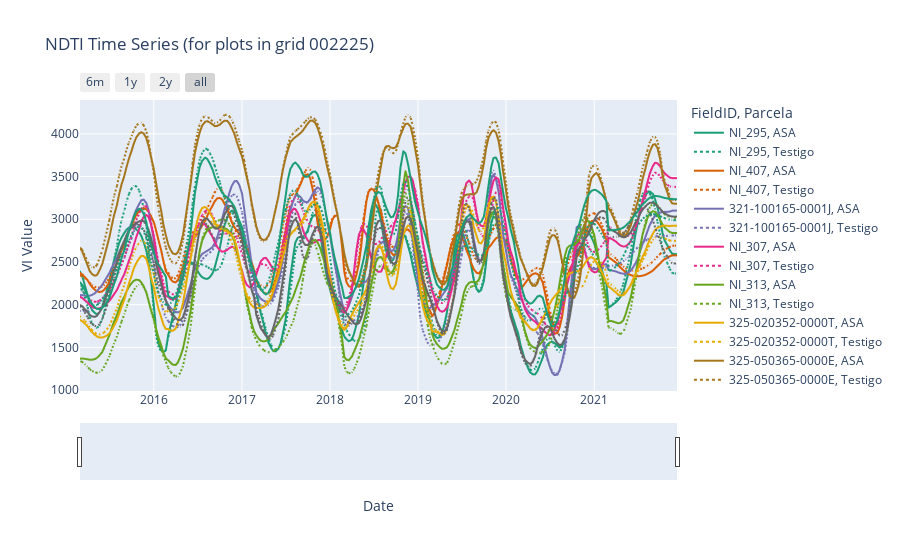
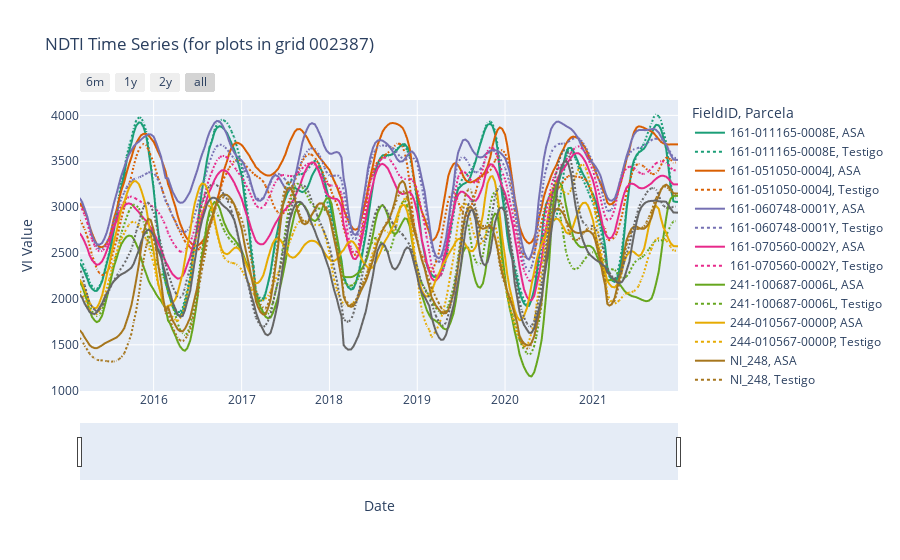
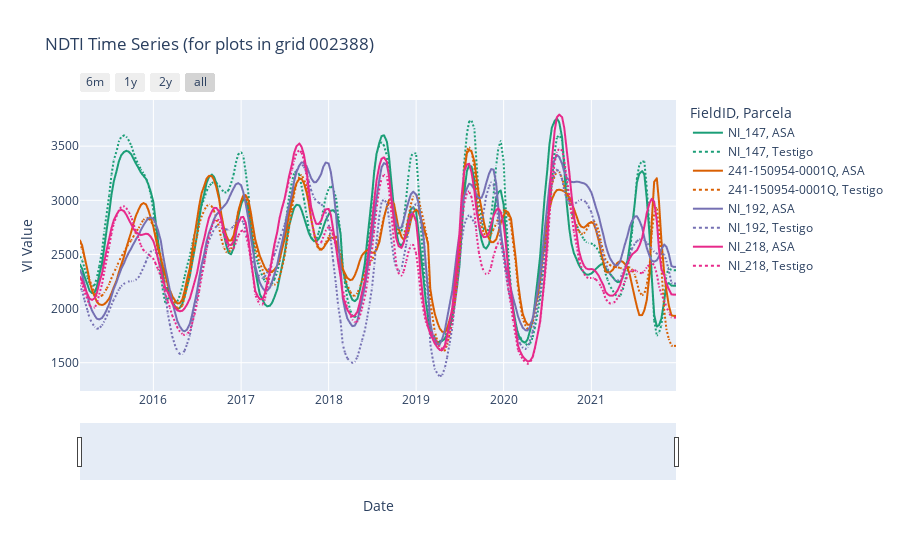
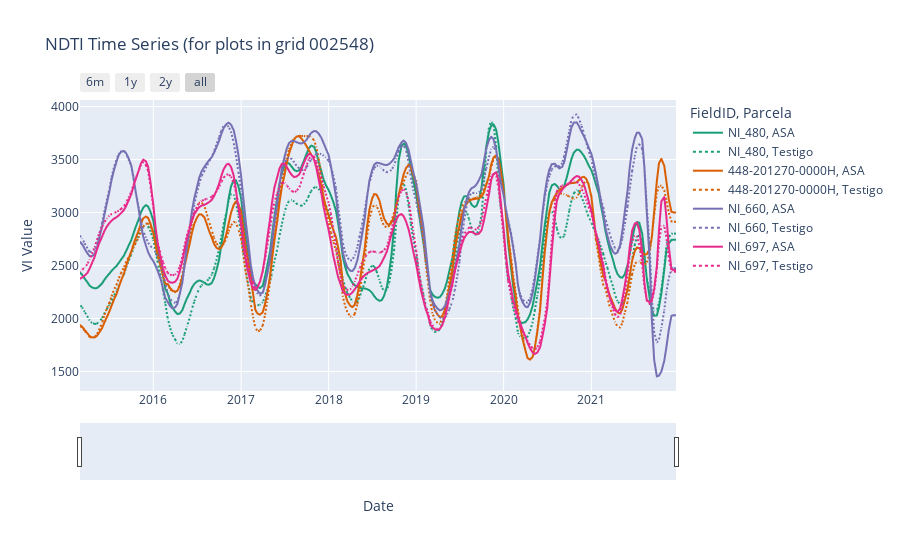

These figures' notebook cell, in order:
### Code cell
NI_grids = ['002225','002387','002388','002548','002549','002550']
ES_grids = ['001892','001972','002047','002056','002127']
indices = ['evi2', 'kndvi', 'gcvi'] #['evi2', 'kndvi', 'gcvi', 'nbr']
input_dir="/home/downspout-cel/wsa_lc/TS/"
#####################################

for i in NI_grids:
    temporal_profile(input_dir="/home/downspout-cel/wsa_lc/TS/final/", grid=i, index_list=['ndti'])
    practices_csv =  input_dir + "practices_NI_ES.csv"
    practices_df = pd.read_csv(practices_csv, dtype=str) 
    grid_practice_df = practices_df[practices_df['Grid'] == str(i)]
    practices = pd.pivot(grid_practice_df, index=['ID_Prod','Parcela', 'Nom.Cob'], columns=['Temporada','Ano'], values=['Cultivo'])
    display(practices)
    
image = mpimg.imread("images/NI147_arc.png")
image2 = mpimg.imread("images/NI192_arc.png")
image3 = mpimg.imread("images/NI218_arc.png")

plt.imshow(image)
plt.imshow(image2)
plt.imshow(image3)


f, axarr = plt.subplots(2,2)
axarr[1,0].imshow(image)
axarr[0,1].imshow(image2)
axarr[1,1].imshow(image3)

plt.axis('off')
plt.show()

### Figure 1 — Plotly figure (JSON) as saved in the notebook; plotly's stock layout.template omitted (floating-point values rounded to 4 significant figures; data arrays with more than 128 entries replaced by an {"elided": "..."} marker saying what was removed)
{"data": [{"hovertemplate": "FieldID=NI_295<br>Parcela=ASA<br>Date=%{x}<br>Value=%{y}<extra></extra>", "legendgroup": "NI_295, ASA", "line": {"color": "rgb(27,158,119)", "dash": "solid"}, "marker": {"symbol": "circle"}, "mode": "lines", "name": "NI_295, ASA", "showlegend": true, "type": "scattergl", "x": {"elided": "245 str values"}, "xaxis": "x", "y": {"elided": "245 int values"}, "yaxis": "y"}, {"hovertemplate": "FieldID=NI_295<br>Parcela=Testigo<br>Date=%{x}<br>Value=%{y}<extra></extra>", "legendgroup": "NI_295, Testigo", "line": {"color": "rgb(27,158,119)", "dash": "dot"}, "marker": {"symbol": "circle"}, "mode": "lines", "name": "NI_295, Testigo", "showlegend": true, "type": "scattergl", "x": {"elided": "245 str values"}, "xaxis": "x", "y": {"elided": "245 int values"}, "yaxis": "y"}, {"hovertemplate": "FieldID=NI_407<br>Parcela=ASA<br>Date=%{x}<br>Value=%{y}<extra></extra>", "legendgroup": "NI_407, ASA", "line": {"color": "rgb(217,95,2)", "dash": "solid"}, "marker": {"symbol": "circle"}, "mode": "lines", "name": "NI_407, ASA", "showlegend": true, "type": "scattergl", "x": {"elided": "245 str values"}, "xaxis": "x", "y": {"elided": "245 int values"}, "yaxis": "y"}, {"hovertemplate": "FieldID=NI_407<br>Parcela=Testigo<br>Date=%{x}<br>Value=%{y}<extra></extra>", "legendgroup": "NI_407, Testigo", "line": {"color": "rgb(217,95,2)", "dash": "dot"}, "marker": {"symbol": "circle"}, "mode": "lines", "name": "NI_407, Testigo", "showlegend": true, "type": "scattergl", "x": {"elided": "245 str values"}, "xaxis": "x", "y": {"elided": "245 int values"}, "yaxis": "y"}, {"hovertemplate": "FieldID=321-100165-0001J<br>Parcela=ASA<br>Date=%{x}<br>Value=%{y}<extra></extra>", "legendgroup": "321-100165-0001J, ASA", "line": {"color": "rgb(117,112,179)", "dash": "solid"}, "marker": {"symbol": "circle"}, "mode": "lines", "name": "321-100165-0001J, ASA", "showlegend": true, "type": "scattergl", "x": {"elided": "245 str values"}, "xaxis": "x", "y": {"elided": "245 int values"}, "yaxis": "y"}, {"hovertemplate": "FieldID=321-100165-0001J<br>Parcela=Testigo<br>Date=%{x}<br>Value=%{y}<extra></extra>", "legendgroup": "321-100165-0001J, Testigo", "line": {"color": "rgb(117,112,179)", "dash": "dot"}, "marker": {"symbol": "circle"}, "mode": "lines", "name": "321-100165-0001J, Testigo", "showlegend": true, "type": "scattergl", "x": {"elided": "245 str values"}, "xaxis": "x", "y": {"elided": "245 int values"}, "yaxis": "y"}, {"hovertemplate": "FieldID=NI_307<br>Parcela=ASA<br>Date=%{x}<br>Value=%{y}<extra></extra>", "legendgroup": "NI_307, ASA", "line": {"color": "rgb(231,41,138)", "dash": "solid"}, "marker": {"symbol": "circle"}, "mode": "lines", "name": "NI_307, ASA", "showlegend": true, "type": "scattergl", "x": {"elided": "245 str values"}, "xaxis": "x", "y": {"elided": "245 int values"}, "yaxis": "y"}, {"hovertemplate": "FieldID=NI_307<br>Parcela=Testigo<br>Date=%{x}<br>Value=%{y}<extra></extra>", "legendgroup": "NI_307, Testigo", "line": {"color": "rgb(231,41,138)", "dash": "dot"}, "marker": {"symbol": "circle"}, "mode": "lines", "name": "NI_307, Testigo", "showlegend": true, "type": "scattergl", "x": {"elided": "245 str values"}, "xaxis": "x", "y": {"elided": "245 int values"}, "yaxis": "y"}, {"hovertemplate": "FieldID=NI_313<br>Parcela=ASA<br>Date=%{x}<br>Value=%{y}<extra></extra>", "legendgroup": "NI_313, ASA", "line": {"color": "rgb(102,166,30)", "dash": "solid"}, "marker": {"symbol": "circle"}, "mode": "lines", "name": "NI_313, ASA", "showlegend": true, "type": "scattergl", "x": {"elided": "245 str values"}, "xaxis": "x", "y": {"elided": "245 int values"}, "yaxis": "y"}, {"hovertemplate": "FieldID=NI_313<br>Parcela=Testigo<br>Date=%{x}<br>Value=%{y}<extra></extra>", "legendgroup": "NI_313, Testigo", "line": {"color": "rgb(102,166,30)", "dash": "dot"}, "marker": {"symbol": "circle"}, "mode": "lines", "name": "NI_313, Testigo", "showlegend": true, "type": "scattergl", "x": {"elided": "245 str values"}, "xaxis": "x", "y": {"elided": "245 int values"}, "yaxis": "y"}, {"hovertemplate": "FieldID=325-020352-0000T<br>Parcela=ASA<br>Date=%{x}<br>Value=%{y}<extra></extra>", "legendgroup": "325-020352-0000T, ASA", "line": {"color": "rgb(230,171,2)", "dash": "solid"}, "marker": {"symbol": "circle"}, "mode": "lines", "name": "325-020352-0000T, ASA", "showlegend": true, "type": "scattergl", "x": {"elided": "245 str values"}, "xaxis": "x", "y": {"elided": "245 int values"}, "yaxis": "y"}, {"hovertemplate": "FieldID=325-020352-0000T<br>Parcela=Testigo<br>Date=%{x}<br>Value=%{y}<extra></extra>", "legendgroup": "325-020352-0000T, Testigo", "line": {"color": "rgb(230,171,2)", "dash": "dot"}, "marker": {"symbol": "circle"}, "mode": "lines", "name": "325-020352-0000T, Testigo", "showlegend": true, "type": "scattergl", "x": {"elided": "245 str values"}, "xaxis": "x", "y": {"elided": "245 int values"}, "yaxis": "y"}, {"hovertemplate": "FieldID=325-050365-0000E<br>Parcela=ASA<br>Date=%{x}<br>Value=%{y}<extra></extra>", "legendgroup": "325-050365-0000E, ASA", "line": {"color": "rgb(166,118,29)", "dash": "solid"}, "marker": {"symbol": "circle"}, "mode": "lines", "name": "325-050365-0000E, ASA", "showlegend": true, "type": "scattergl", "x": {"elided": "245 str values"}, "xaxis": "x", "y": {"elided": "245 int values"}, "yaxis": "y"}, {"hovertemplate": "FieldID=325-050365-0000E<br>Parcela=Testigo<br>Date=%{x}<br>Value=%{y}<extra></extra>", "legendgroup": "325-050365-0000E, Testigo", "line": {"color": "rgb(166,118,29)", "dash": "dot"}, "marker": {"symbol": "circle"}, "mode": "lines", "name": "325-050365-0000E, Testigo", "showlegend": true, "type": "scattergl", "x": {"elided": "245 str values"}, "xaxis": "x", "y": {"elided": "245 int values"}, "yaxis": "y"}, {"hovertemplate": "FieldID=NI_385<br>Parcela=ASA<br>Date=%{x}<br>Value=%{y}<extra></extra>", "legendgroup": "NI_385, ASA", "line": {"color": "rgb(102,102,102)", "dash": "solid"}, "marker": {"symbol": "circle"}, "mode": "lines", "name": "NI_385, ASA", "showlegend": true, "type": "scattergl", "x": {"elided": "245 str values"}, "xaxis": "x", "y": {"elided": "245 int values"}, "yaxis": "y"}, {"hovertemplate": "FieldID=NI_385<br>Parcela=Testigo<br>Date=%{x}<br>Value=%{y}<extra></extra>", "legendgroup": "NI_385, Testigo", "line": {"color": "rgb(102,102,102)", "dash": "dot"}, "marker": {"symbol": "circle"}, "mode": "lines", "name": "NI_385, Testigo", "showlegend": true, "type": "scattergl", "x": {"elided": "245 str values"}, "xaxis": "x", "y": {"elided": "245 int values"}, "yaxis": "y"}, {"hovertemplate": "FieldID=325-301176-0000B<br>Parcela=ASA<br>Date=%{x}<br>Value=%{y}<extra></extra>", "legendgroup": "325-301176-0000B, ASA", "line": {"color": "rgb(27,158,119)", "dash": "solid"}, "marker": {"symbol": "circle"}, "mode": "lines", "name": "325-301176-0000B, ASA", "showlegend": true, "type": "scattergl", "x": {"elided": "245 str values"}, "xaxis": "x", "y": {"elided": "245 int values"}, "yaxis": "y"}, {"hovertemplate": "FieldID=325-301176-0000B<br>Parcela=Testigo<br>Date=%{x}<br>Value=%{y}<extra></extra>", "legendgroup": "325-301176-0000B, Testigo", "line": {"color": "rgb(27,158,119)", "dash": "dot"}, "marker": {"symbol": "circle"}, "mode": "lines", "name": "325-301176-0000B, Testigo", "showlegend": true, "type": "scattergl", "x": {"elided": "245 str values"}, "xaxis": "x", "y": {"elided": "245 int values"}, "yaxis": "y"}], "layout": {"legend": {"title": {"text": "FieldID, Parcela"}, "tracegroupgap": 0}, "title": {"text": "NDTI Time Series (for plots in grid 002225)"}, "xaxis": {"anchor": "y", "domain": [0, 1], "rangeselector": {"buttons": [{"count": 6, "label": "6m", "step": "month", "stepmode": "backward"}, {"count": 1, "label": "1y", "step": "year", "stepmode": "backward"}, {"count": 2, "label": "2y", "step": "year", "stepmode": "backward"}, {"step": "all"}]}, "rangeslider": {"visible": true}, "title": {"text": "Date"}}, "yaxis": {"anchor": "x", "domain": [0, 1], "title": {"text": "VI Value"}}}}

### Figure 2 — Plotly figure (JSON) as saved in the notebook; plotly's stock layout.template omitted (floating-point values rounded to 4 significant figures; data arrays with more than 128 entries replaced by an {"elided": "..."} marker saying what was removed)
{"data": [{"hovertemplate": "FieldID=161-011165-0008E<br>Parcela=ASA<br>Date=%{x}<br>Value=%{y}<extra></extra>", "legendgroup": "161-011165-0008E, ASA", "line": {"color": "rgb(27,158,119)", "dash": "solid"}, "marker": {"symbol": "circle"}, "mode": "lines", "name": "161-011165-0008E, ASA", "showlegend": true, "type": "scattergl", "x": {"elided": "246 str values"}, "xaxis": "x", "y": {"elided": "246 int values"}, "yaxis": "y"}, {"hovertemplate": "FieldID=161-011165-0008E<br>Parcela=Testigo<br>Date=%{x}<br>Value=%{y}<extra></extra>", "legendgroup": "161-011165-0008E, Testigo", "line": {"color": "rgb(27,158,119)", "dash": "dot"}, "marker": {"symbol": "circle"}, "mode": "lines", "name": "161-011165-0008E, Testigo", "showlegend": true, "type": "scattergl", "x": {"elided": "246 str values"}, "xaxis": "x", "y": {"elided": "246 int values"}, "yaxis": "y"}, {"hovertemplate": "FieldID=161-051050-0004J<br>Parcela=ASA<br>Date=%{x}<br>Value=%{y}<extra></extra>", "legendgroup": "161-051050-0004J, ASA", "line": {"color": "rgb(217,95,2)", "dash": "solid"}, "marker": {"symbol": "circle"}, "mode": "lines", "name": "161-051050-0004J, ASA", "showlegend": true, "type": "scattergl", "x": {"elided": "246 str values"}, "xaxis": "x", "y": {"elided": "246 int values"}, "yaxis": "y"}, {"hovertemplate": "FieldID=161-051050-0004J<br>Parcela=Testigo<br>Date=%{x}<br>Value=%{y}<extra></extra>", "legendgroup": "161-051050-0004J, Testigo", "line": {"color": "rgb(217,95,2)", "dash": "dot"}, "marker": {"symbol": "circle"}, "mode": "lines", "name": "161-051050-0004J, Testigo", "showlegend": true, "type": "scattergl", "x": {"elided": "246 str values"}, "xaxis": "x", "y": {"elided": "246 int values"}, "yaxis": "y"}, {"hovertemplate": "FieldID=161-060748-0001Y<br>Parcela=ASA<br>Date=%{x}<br>Value=%{y}<extra></extra>", "legendgroup": "161-060748-0001Y, ASA", "line": {"color": "rgb(117,112,179)", "dash": "solid"}, "marker": {"symbol": "circle"}, "mode": "lines", "name": "161-060748-0001Y, ASA", "showlegend": true, "type": "scattergl", "x": {"elided": "246 str values"}, "xaxis": "x", "y": {"elided": "246 int values"}, "yaxis": "y"}, {"hovertemplate": "FieldID=161-060748-0001Y<br>Parcela=Testigo<br>Date=%{x}<br>Value=%{y}<extra></extra>", "legendgroup": "161-060748-0001Y, Testigo", "line": {"color": "rgb(117,112,179)", "dash": "dot"}, "marker": {"symbol": "circle"}, "mode": "lines", "name": "161-060748-0001Y, Testigo", "showlegend": true, "type": "scattergl", "x": {"elided": "246 str values"}, "xaxis": "x", "y": {"elided": "246 int values"}, "yaxis": "y"}, {"hovertemplate": "FieldID=161-070560-0002Y<br>Parcela=ASA<br>Date=%{x}<br>Value=%{y}<extra></extra>", "legendgroup": "161-070560-0002Y, ASA", "line": {"color": "rgb(231,41,138)", "dash": "solid"}, "marker": {"symbol": "circle"}, "mode": "lines", "name": "161-070560-0002Y, ASA", "showlegend": true, "type": "scattergl", "x": {"elided": "246 str values"}, "xaxis": "x", "y": {"elided": "246 int values"}, "yaxis": "y"}, {"hovertemplate": "FieldID=161-070560-0002Y<br>Parcela=Testigo<br>Date=%{x}<br>Value=%{y}<extra></extra>", "legendgroup": "161-070560-0002Y, Testigo", "line": {"color": "rgb(231,41,138)", "dash": "dot"}, "marker": {"symbol": "circle"}, "mode": "lines", "name": "161-070560-0002Y, Testigo", "showlegend": true, "type": "scattergl", "x": {"elided": "246 str values"}, "xaxis": "x", "y": {"elided": "246 int values"}, "yaxis": "y"}, {"hovertemplate": "FieldID=241-100687-0006L<br>Parcela=ASA<br>Date=%{x}<br>Value=%{y}<extra></extra>", "legendgroup": "241-100687-0006L, ASA", "line": {"color": "rgb(102,166,30)", "dash": "solid"}, "marker": {"symbol": "circle"}, "mode": "lines", "name": "241-100687-0006L, ASA", "showlegend": true, "type": "scattergl", "x": {"elided": "246 str values"}, "xaxis": "x", "y": {"elided": "246 int values"}, "yaxis": "y"}, {"hovertemplate": "FieldID=241-100687-0006L<br>Parcela=Testigo<br>Date=%{x}<br>Value=%{y}<extra></extra>", "legendgroup": "241-100687-0006L, Testigo", "line": {"color": "rgb(102,166,30)", "dash": "dot"}, "marker": {"symbol": "circle"}, "mode": "lines", "name": "241-100687-0006L, Testigo", "showlegend": true, "type": "scattergl", "x": {"elided": "246 str values"}, "xaxis": "x", "y": {"elided": "246 int values"}, "yaxis": "y"}, {"hovertemplate": "FieldID=244-010567-0000P<br>Parcela=ASA<br>Date=%{x}<br>Value=%{y}<extra></extra>", "legendgroup": "244-010567-0000P, ASA", "line": {"color": "rgb(230,171,2)", "dash": "solid"}, "marker": {"symbol": "circle"}, "mode": "lines", "name": "244-010567-0000P, ASA", "showlegend": true, "type": "scattergl", "x": {"elided": "246 str values"}, "xaxis": "x", "y": {"elided": "246 int values"}, "yaxis": "y"}, {"hovertemplate": "FieldID=244-010567-0000P<br>Parcela=Testigo<br>Date=%{x}<br>Value=%{y}<extra></extra>", "legendgroup": "244-010567-0000P, Testigo", "line": {"color": "rgb(230,171,2)", "dash": "dot"}, "marker": {"symbol": "circle"}, "mode": "lines", "name": "244-010567-0000P, Testigo", "showlegend": true, "type": "scattergl", "x": {"elided": "246 str values"}, "xaxis": "x", "y": {"elided": "246 int values"}, "yaxis": "y"}, {"hovertemplate": "FieldID=NI_248<br>Parcela=ASA<br>Date=%{x}<br>Value=%{y}<extra></extra>", "legendgroup": "NI_248, ASA", "line": {"color": "rgb(166,118,29)", "dash": "solid"}, "marker": {"symbol": "circle"}, "mode": "lines", "name": "NI_248, ASA", "showlegend": true, "type": "scattergl", "x": {"elided": "246 str values"}, "xaxis": "x", "y": {"elided": "246 int values"}, "yaxis": "y"}, {"hovertemplate": "FieldID=NI_248<br>Parcela=Testigo<br>Date=%{x}<br>Value=%{y}<extra></extra>", "legendgroup": "NI_248, Testigo", "line": {"color": "rgb(166,118,29)", "dash": "dot"}, "marker": {"symbol": "circle"}, "mode": "lines", "name": "NI_248, Testigo", "showlegend": true, "type": "scattergl", "x": {"elided": "246 str values"}, "xaxis": "x", "y": {"elided": "246 int values"}, "yaxis": "y"}, {"hovertemplate": "FieldID=NI_258<br>Parcela=ASA<br>Date=%{x}<br>Value=%{y}<extra></extra>", "legendgroup": "NI_258, ASA", "line": {"color": "rgb(102,102,102)", "dash": "solid"}, "marker": {"symbol": "circle"}, "mode": "lines", "name": "NI_258, ASA", "showlegend": true, "type": "scattergl", "x": {"elided": "246 str values"}, "xaxis": "x", "y": {"elided": "246 int values"}, "yaxis": "y"}, {"hovertemplate": "FieldID=NI_258<br>Parcela=Testigo<br>Date=%{x}<br>Value=%{y}<extra></extra>", "legendgroup": "NI_258, Testigo", "line": {"color": "rgb(102,102,102)", "dash": "dot"}, "marker": {"symbol": "circle"}, "mode": "lines", "name": "NI_258, Testigo", "showlegend": true, "type": "scattergl", "x": {"elided": "246 str values"}, "xaxis": "x", "y": {"elided": "246 int values"}, "yaxis": "y"}], "layout": {"legend": {"title": {"text": "FieldID, Parcela"}, "tracegroupgap": 0}, "title": {"text": "NDTI Time Series (for plots in grid 002387)"}, "xaxis": {"anchor": "y", "domain": [0, 1], "rangeselector": {"buttons": [{"count": 6, "label": "6m", "step": "month", "stepmode": "backward"}, {"count": 1, "label": "1y", "step": "year", "stepmode": "backward"}, {"count": 2, "label": "2y", "step": "year", "stepmode": "backward"}, {"step": "all"}]}, "rangeslider": {"visible": true}, "title": {"text": "Date"}}, "yaxis": {"anchor": "x", "domain": [0, 1], "title": {"text": "VI Value"}}}}

### Figure 3 — Plotly figure (JSON) as saved in the notebook; plotly's stock layout.template omitted (floating-point values rounded to 4 significant figures; data arrays with more than 128 entries replaced by an {"elided": "..."} marker saying what was removed)
{"data": [{"hovertemplate": "FieldID=NI_147<br>Parcela=ASA<br>Date=%{x}<br>Value=%{y}<extra></extra>", "legendgroup": "NI_147, ASA", "line": {"color": "rgb(27,158,119)", "dash": "solid"}, "marker": {"symbol": "circle"}, "mode": "lines", "name": "NI_147, ASA", "showlegend": true, "type": "scattergl", "x": {"elided": "246 str values"}, "xaxis": "x", "y": {"elided": "246 int values"}, "yaxis": "y"}, {"hovertemplate": "FieldID=NI_147<br>Parcela=Testigo<br>Date=%{x}<br>Value=%{y}<extra></extra>", "legendgroup": "NI_147, Testigo", "line": {"color": "rgb(27,158,119)", "dash": "dot"}, "marker": {"symbol": "circle"}, "mode": "lines", "name": "NI_147, Testigo", "showlegend": true, "type": "scattergl", "x": {"elided": "246 str values"}, "xaxis": "x", "y": {"elided": "246 int values"}, "yaxis": "y"}, {"hovertemplate": "FieldID=241-150954-0001Q<br>Parcela=ASA<br>Date=%{x}<br>Value=%{y}<extra></extra>", "legendgroup": "241-150954-0001Q, ASA", "line": {"color": "rgb(217,95,2)", "dash": "solid"}, "marker": {"symbol": "circle"}, "mode": "lines", "name": "241-150954-0001Q, ASA", "showlegend": true, "type": "scattergl", "x": {"elided": "246 str values"}, "xaxis": "x", "y": {"elided": "246 int values"}, "yaxis": "y"}, {"hovertemplate": "FieldID=241-150954-0001Q<br>Parcela=Testigo<br>Date=%{x}<br>Value=%{y}<extra></extra>", "legendgroup": "241-150954-0001Q, Testigo", "line": {"color": "rgb(217,95,2)", "dash": "dot"}, "marker": {"symbol": "circle"}, "mode": "lines", "name": "241-150954-0001Q, Testigo", "showlegend": true, "type": "scattergl", "x": {"elided": "246 str values"}, "xaxis": "x", "y": {"elided": "246 int values"}, "yaxis": "y"}, {"hovertemplate": "FieldID=NI_192<br>Parcela=ASA<br>Date=%{x}<br>Value=%{y}<extra></extra>", "legendgroup": "NI_192, ASA", "line": {"color": "rgb(117,112,179)", "dash": "solid"}, "marker": {"symbol": "circle"}, "mode": "lines", "name": "NI_192, ASA", "showlegend": true, "type": "scattergl", "x": {"elided": "246 str values"}, "xaxis": "x", "y": {"elided": "246 int values"}, "yaxis": "y"}, {"hovertemplate": "FieldID=NI_192<br>Parcela=Testigo<br>Date=%{x}<br>Value=%{y}<extra></extra>", "legendgroup": "NI_192, Testigo", "line": {"color": "rgb(117,112,179)", "dash": "dot"}, "marker": {"symbol": "circle"}, "mode": "lines", "name": "NI_192, Testigo", "showlegend": true, "type": "scattergl", "x": {"elided": "246 str values"}, "xaxis": "x", "y": {"elided": "246 int values"}, "yaxis": "y"}, {"hovertemplate": "FieldID=NI_218<br>Parcela=ASA<br>Date=%{x}<br>Value=%{y}<extra></extra>", "legendgroup": "NI_218, ASA", "line": {"color": "rgb(231,41,138)", "dash": "solid"}, "marker": {"symbol": "circle"}, "mode": "lines", "name": "NI_218, ASA", "showlegend": true, "type": "scattergl", "x": {"elided": "246 str values"}, "xaxis": "x", "y": {"elided": "246 int values"}, "yaxis": "y"}, {"hovertemplate": "FieldID=NI_218<br>Parcela=Testigo<br>Date=%{x}<br>Value=%{y}<extra></extra>", "legendgroup": "NI_218, Testigo", "line": {"color": "rgb(231,41,138)", "dash": "dot"}, "marker": {"symbol": "circle"}, "mode": "lines", "name": "NI_218, Testigo", "showlegend": true, "type": "scattergl", "x": {"elided": "246 str values"}, "xaxis": "x", "y": {"elided": "246 int values"}, "yaxis": "y"}], "layout": {"legend": {"title": {"text": "FieldID, Parcela"}, "tracegroupgap": 0}, "title": {"text": "NDTI Time Series (for plots in grid 002388)"}, "xaxis": {"anchor": "y", "domain": [0, 1], "rangeselector": {"buttons": [{"count": 6, "label": "6m", "step": "month", "stepmode": "backward"}, {"count": 1, "label": "1y", "step": "year", "stepmode": "backward"}, {"count": 2, "label": "2y", "step": "year", "stepmode": "backward"}, {"step": "all"}]}, "rangeslider": {"visible": true}, "title": {"text": "Date"}}, "yaxis": {"anchor": "x", "domain": [0, 1], "title": {"text": "VI Value"}}}}

### Figure 4 — Plotly figure (JSON) as saved in the notebook; plotly's stock layout.template omitted (floating-point values rounded to 4 significant figures; data arrays with more than 128 entries replaced by an {"elided": "..."} marker saying what was removed)
{"data": [{"hovertemplate": "FieldID=NI_480<br>Parcela=ASA<br>Date=%{x}<br>Value=%{y}<extra></extra>", "legendgroup": "NI_480, ASA", "line": {"color": "rgb(27,158,119)", "dash": "solid"}, "marker": {"symbol": "circle"}, "mode": "lines", "name": "NI_480, ASA", "showlegend": true, "type": "scattergl", "x": {"elided": "246 str values"}, "xaxis": "x", "y": {"elided": "246 int values"}, "yaxis": "y"}, {"hovertemplate": "FieldID=NI_480<br>Parcela=Testigo<br>Date=%{x}<br>Value=%{y}<extra></extra>", "legendgroup": "NI_480, Testigo", "line": {"color": "rgb(27,158,119)", "dash": "dot"}, "marker": {"symbol": "circle"}, "mode": "lines", "name": "NI_480, Testigo", "showlegend": true, "type": "scattergl", "x": {"elided": "246 str values"}, "xaxis": "x", "y": {"elided": "246 int values"}, "yaxis": "y"}, {"hovertemplate": "FieldID=448-201270-0000H<br>Parcela=ASA<br>Date=%{x}<br>Value=%{y}<extra></extra>", "legendgroup": "448-201270-0000H, ASA", "line": {"color": "rgb(217,95,2)", "dash": "solid"}, "marker": {"symbol": "circle"}, "mode": "lines", "name": "448-201270-0000H, ASA", "showlegend": true, "type": "scattergl", "x": {"elided": "246 str values"}, "xaxis": "x", "y": {"elided": "246 int values"}, "yaxis": "y"}, {"hovertemplate": "FieldID=448-201270-0000H<br>Parcela=Testigo<br>Date=%{x}<br>Value=%{y}<extra></extra>", "legendgroup": "448-201270-0000H, Testigo", "line": {"color": "rgb(217,95,2)", "dash": "dot"}, "marker": {"symbol": "circle"}, "mode": "lines", "name": "448-201270-0000H, Testigo", "showlegend": true, "type": "scattergl", "x": {"elided": "246 str values"}, "xaxis": "x", "y": {"elided": "246 int values"}, "yaxis": "y"}, {"hovertemplate": "FieldID=NI_660<br>Parcela=ASA<br>Date=%{x}<br>Value=%{y}<extra></extra>", "legendgroup": "NI_660, ASA", "line": {"color": "rgb(117,112,179)", "dash": "solid"}, "marker": {"symbol": "circle"}, "mode": "lines", "name": "NI_660, ASA", "showlegend": true, "type": "scattergl", "x": {"elided": "246 str values"}, "xaxis": "x", "y": {"elided": "246 int values"}, "yaxis": "y"}, {"hovertemplate": "FieldID=NI_660<br>Parcela=Testigo<br>Date=%{x}<br>Value=%{y}<extra></extra>", "legendgroup": "NI_660, Testigo", "line": {"color": "rgb(117,112,179)", "dash": "dot"}, "marker": {"symbol": "circle"}, "mode": "lines", "name": "NI_660, Testigo", "showlegend": true, "type": "scattergl", "x": {"elided": "246 str values"}, "xaxis": "x", "y": {"elided": "246 int values"}, "yaxis": "y"}, {"hovertemplate": "FieldID=NI_697<br>Parcela=ASA<br>Date=%{x}<br>Value=%{y}<extra></extra>", "legendgroup": "NI_697, ASA", "line": {"color": "rgb(231,41,138)", "dash": "solid"}, "marker": {"symbol": "circle"}, "mode": "lines", "name": "NI_697, ASA", "showlegend": true, "type": "scattergl", "x": {"elided": "246 str values"}, "xaxis": "x", "y": {"elided": "246 int values"}, "yaxis": "y"}, {"hovertemplate": "FieldID=NI_697<br>Parcela=Testigo<br>Date=%{x}<br>Value=%{y}<extra></extra>", "legendgroup": "NI_697, Testigo", "line": {"color": "rgb(231,41,138)", "dash": "dot"}, "marker": {"symbol": "circle"}, "mode": "lines", "name": "NI_697, Testigo", "showlegend": true, "type": "scattergl", "x": {"elided": "246 str values"}, "xaxis": "x", "y": {"elided": "246 int values"}, "yaxis": "y"}], "layout": {"legend": {"title": {"text": "FieldID, Parcela"}, "tracegroupgap": 0}, "title": {"text": "NDTI Time Series (for plots in grid 002548)"}, "xaxis": {"anchor": "y", "domain": [0, 1], "rangeselector": {"buttons": [{"count": 6, "label": "6m", "step": "month", "stepmode": "backward"}, {"count": 1, "label": "1y", "step": "year", "stepmode": "backward"}, {"count": 2, "label": "2y", "step": "year", "stepmode": "backward"}, {"step": "all"}]}, "rangeslider": {"visible": true}, "title": {"text": "Date"}}, "yaxis": {"anchor": "x", "domain": [0, 1], "title": {"text": "VI Value"}}}}
